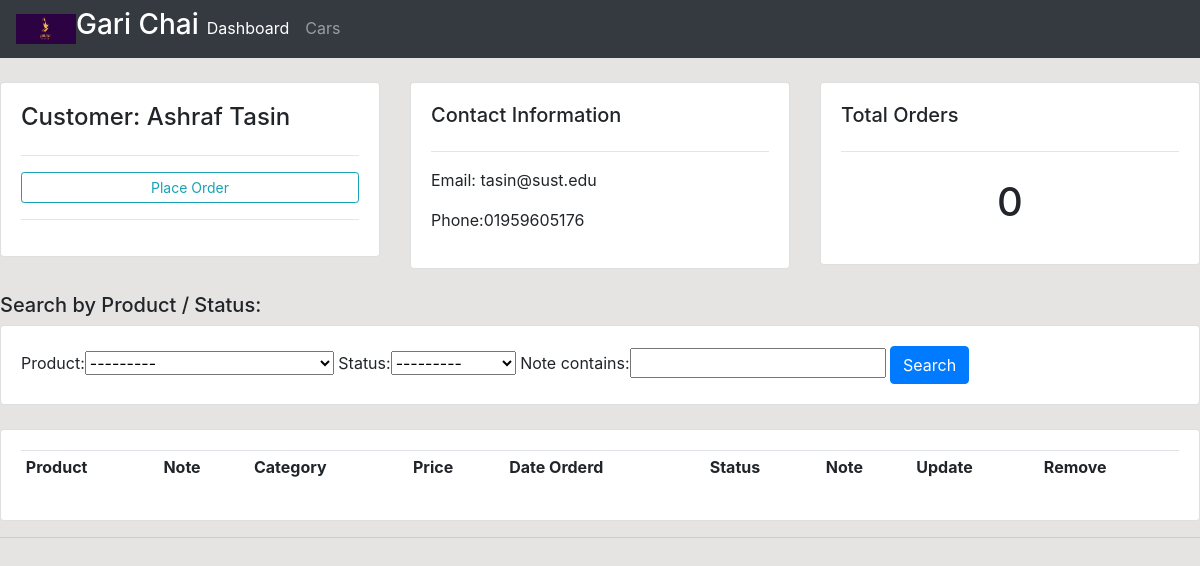
Screenshot of /customer/17/ with the database file from the repository.
### accounts/models.py (models this page shows, shortened)
class Customer(models.Model):
    name = models.CharField(max_length=200)
    phone = models.CharField(max_length=200, null = True)
    address = models.CharField(max_length=400, null = True)
    email = models.CharField(max_length=200, null = True)
    date_created = models.DateTimeField(auto_now_add= True)

### accounts/views.py (the view)
# urls.py: path('customer/<str:pk_test>/', views.customer, name="customer"),
def customer(request, pk_test):
	customer = Customer.objects.get(id=pk_test)
	orders = customer.order_set.all()
	order_count = orders.count()
	myFilter = OrderFilter(request.GET, queryset=orders)
	orders = myFilter.qs
	context = {'customer':customer, 'orders':orders, 'order_count':order_count,
	'myFilter':myFilter}
	return render(request, 'accounts/customer.html',context)

### accounts/models.py (called while the page is built)
    def __str__(self):
        return self.name

### accounts/templates/accounts/customer.html (shortened to what this page needs)
{% extends 'accounts/main.html' %}
{% block content %}
<br>
<div class="row">
<div class="col-md">
  <div class="card card-body">
    <h4>Customer: {{customer.name}}</h4>
    <hr>
    <a class="btn btn-outline-info  btn-sm btn-block" href="{% url 'create_order' customer.id %}">Place Order</a>
    <hr>
  </div>
</div>
<div class="col-md">
  <div class="card card-body">
    <h5>Contact Information</h5>
    <hr>
    <p>Email: {{customer.email}}</p>
    <p>Phone:{{customer.phone}} </p>
  </div>
</div>
<div class="col-md">
  <div class="card card-body">
    <h5>Total Orders</h5>
    <hr>
    <h1 style="text-align: center;padding: 10px">{{order_count}}</h1>
  </div>
</div>
</div>
<br>
<h5>Search by Product / Status:</h5>
<div class="row">
<div class="col">
  <div class="card card-body">
    <form method="get">
      {{myFilter.form}}
      <button class="btn btn-primary" type="submit">Search</button>
    </form>
  </div>
</div>
</div>
<br>
<div class="row">
<div class="col-md">
  <div class="card card-body">
    <table class="table table-sm">
      <tr>
        <th>Product</th>
        <th>Note</th>
        <th>Category</th>
        <th>Price</th>
        <th>Date Orderd</th>
        <th>Status</th>
        <th>Note</th>
        <th>Update</th>
        <th>Remove</th>
      </tr>
    </table>
  </div>
</div>
</div>
{% endblock %}

### static/css/main.css (style rules this page uses)
body { background-color: #E5E4E2; }

### rows the page displays
Customer: name "Ashraf Tasin", email "tasin@sust.edu", phone "01959605176"

### other values shown
{{ order_count }} "0"
